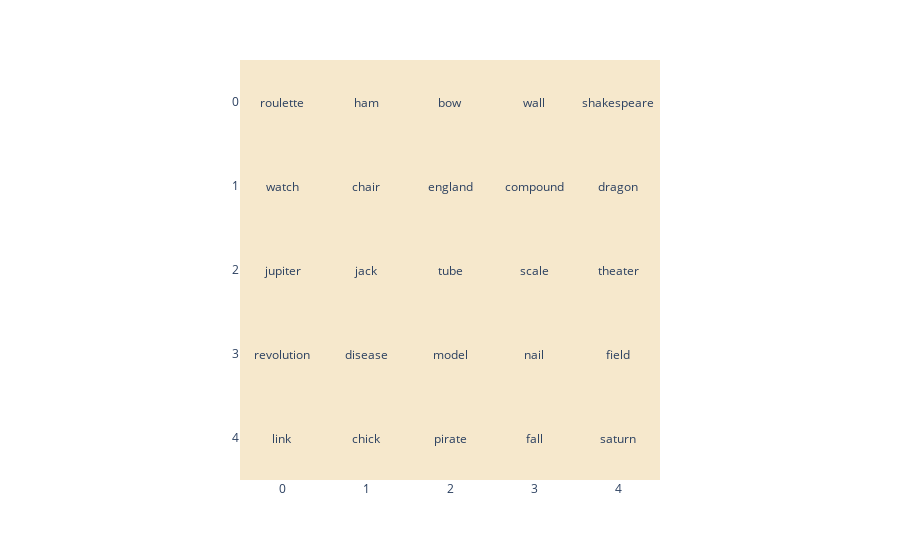

The notebook cell this image was saved under:
### Code cell
import plotly.express as px
import plotly.graph_objs as go
import plotly.graph_objs.layout as layout

# annotations = layout.Annotations()
fig = px.imshow(split_card_colours)
for y_idx, row in enumerate(split_cards):
    for x_idx, card in enumerate(row):
        fig.add_annotation(text=card, x=x_idx, y=y_idx, showarrow=False)

fig["layout"].update(annotations=annotations)
fig.show()

### Figure 1 — Plotly figure (JSON) as saved in the notebook; plotly's stock layout.template omitted (floating-point values rounded to 4 significant figures)
{"data": [{"hovertemplate": "x: %{x}<br>y: %{y}<br>color: %{z}<extra></extra>", "type": "image", "z": [[[246, 232, 204, 0.25], [246, 232, 204, 0.25], [246, 232, 204, 0.25], [246, 232, 204, 0.25], [246, 232, 204, 0.25]], [[246, 232, 204, 0.25], [246, 232, 204, 0.25], [246, 232, 204, 0.25], [246, 232, 204, 0.25], [246, 232, 204, 0.25]], [[246, 232, 204, 0.25], [246, 232, 204, 0.25], [246, 232, 204, 0.25], [246, 232, 204, 0.25], [246, 232, 204, 0.25]], [[246, 232, 204, 0.25], [246, 232, 204, 0.25], [246, 232, 204, 0.25], [246, 232, 204, 0.25], [246, 232, 204, 0.25]], [[246, 232, 204, 0.25], [246, 232, 204, 0.25], [246, 232, 204, 0.25], [246, 232, 204, 0.25], [246, 232, 204, 0.25]]], "zmax": [255, 255, 255, 1]}], "layout": {"annotations": [{"showarrow": false, "text": "roulette", "x": 0, "y": 0}, {"showarrow": false, "text": "ham", "x": 1, "y": 0}, {"showarrow": false, "text": "bow", "x": 2, "y": 0}, {"showarrow": false, "text": "wall", "x": 3, "y": 0}, {"showarrow": false, "text": "shakespeare", "x": 4, "y": 0}, {"showarrow": false, "text": "watch", "x": 0, "y": 1}, {"showarrow": false, "text": "chair", "x": 1, "y": 1}, {"showarrow": false, "text": "england", "x": 2, "y": 1}, {"showarrow": false, "text": "compound", "x": 3, "y": 1}, {"showarrow": false, "text": "dragon", "x": 4, "y": 1}, {"showarrow": false, "text": "jupiter", "x": 0, "y": 2}, {"showarrow": false, "text": "jack", "x": 1, "y": 2}, {"showarrow": false, "text": "tube", "x": 2, "y": 2}, {"showarrow": false, "text": "scale", "x": 3, "y": 2}, {"showarrow": false, "text": "theater", "x": 4, "y": 2}, {"showarrow": false, "text": "revolution", "x": 0, "y": 3}, {"showarrow": false, "text": "disease", "x": 1, "y": 3}, {"showarrow": false, "text": "model", "x": 2, "y": 3}, {"showarrow": false, "text": "nail", "x": 3, "y": 3}, {"showarrow": false, "text": "field", "x": 4, "y": 3}, {"showarrow": false, "text": "link", "x": 0, "y": 4}, {"showarrow": false, "text": "chick", "x": 1, "y": 4}, {"showarrow": false, "text": "pirate", "x": 2, "y": 4}, {"showarrow": false, "text": "fall", "x": 3, "y": 4}, {"showarrow": false, "text": "saturn", "x": 4, "y": 4}], "margin": {"t": 60}}}
